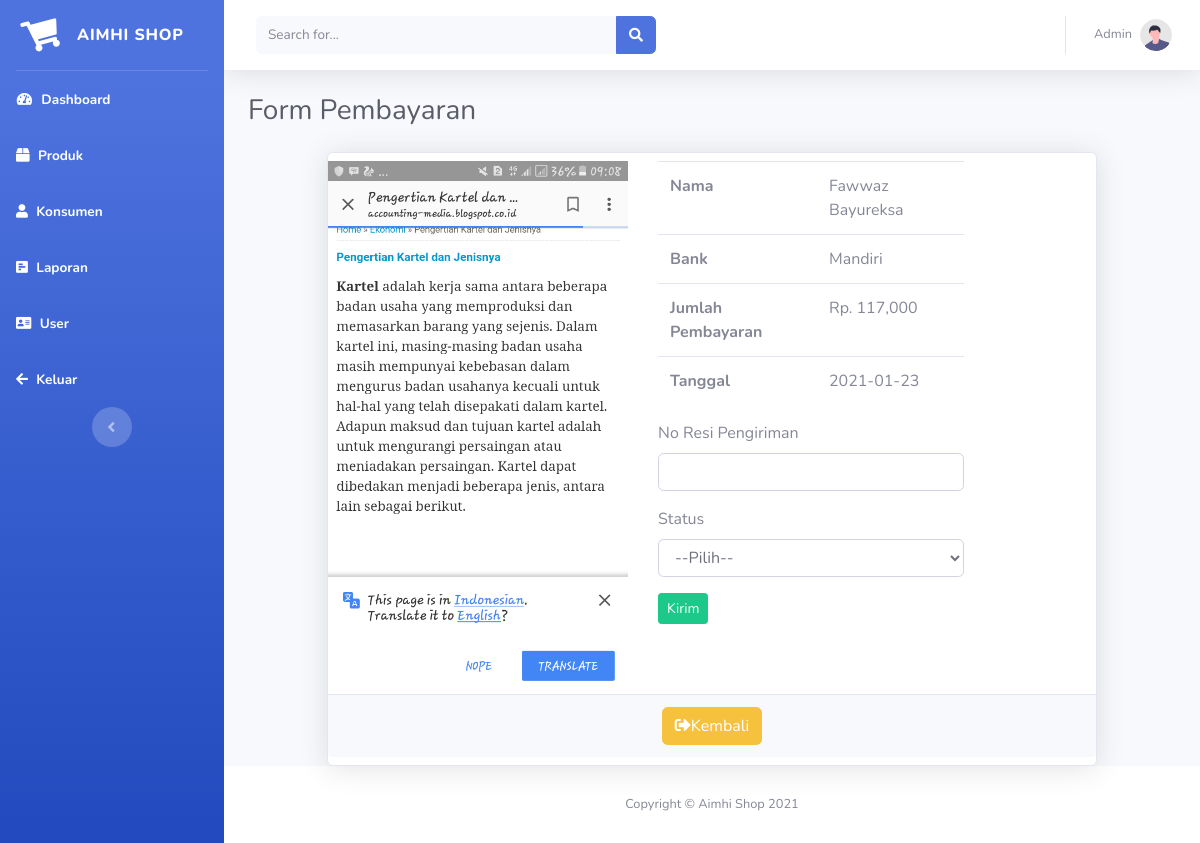
Screenshot of /admin/index.php?page=pembayaran&id=37 (signed in) with the database file from the repository.
### tables this page shows
CREATE TABLE `pembayaran` (
  `id_pembayaran` int(11) NOT NULL,
  `id_pembelian` int(11) NOT NULL,
  `nama` varchar(30) NOT NULL,
  `bank` varchar(25) NOT NULL,
  `jumlah` int(11) NOT NULL,
  `tanggal` date NOT NULL,
  `bukti` varchar(50) NOT NULL
);

### admin/prosespembayaran.php (the view, shortened to what this page needs)
<?php
$id = $_GET['id'];
require_once 'koneksi.php';
$query = mysqli_query($koneksi, "SELECT * FROM pembayaran WHERE id_pembelian = '$id'");
$data = mysqli_fetch_assoc($query);
?>
<div class="d-sm-flex align-items-center justify-content-between mb-4">
    <h1 class="h3 mb-0 text-gray-800">Form Pembayaran</h1>
</div>
<div class="row justify-content-center">
    <div class="col-sm-10">
        <div class="card shadow py-2">
            <div class="row justify-content">
                <div class="col-sm-5">
                    <img src="../gambar/bukti/<?= $data['bukti'] ?>" width="300px" alt="bukti pembayaran">
                </div>
                <div class="col-sm-5">
                    <table class="table">
                        <tr>
                            <th>Nama</th>
                            <td><?= $data['nama'] ?></td>
                        </tr>
                        <tr>
                            <th>Bank</th>
                            <td><?= $data['bank'] ?></td>
                        </tr>
                        <tr>
                            <th>Jumlah Pembayaran</th>
                            <td>Rp. <?=number_format($data['jumlah']) ?></td>
                        </tr>
                        <tr>
                            <th>Tanggal</th>
                            <td><?= $data['tanggal'] ?></td>
                        </tr>
                    </table>
                    <form action="" method="post">
                        <div class="form-group">
                            <label for="">No Resi Pengiriman</label>
                            <input type="text" name="resi" class="form-control">
                        </div>
                        <div class="form-group">
                            <label for="">Status</label>
                            <select name="status" class="form-control" id="">
                                <option value="">--Pilih--</option>
                            </select>
                        </div>
                        <button type="submit" name="proses" class="btn btn-success btn-sm">Kirim</button>
                    </form>
                </div>
            </div>
            <div class="card-footer">
                <div class="row justify-content-center">
                    <a href="index.php?page=laporan" class="btn btn-warning"><i class="fas fa-sign-out-alt"></i>Kembali</a>
                </div>
            </div>
        </div>
    </div>
</div>

### rows the page displays
pembayaran: bukti (picture), nama "Fawwaz Bayureksa", bank "Mandiri", jumlah "117,000", tanggal "2021-01-23"
